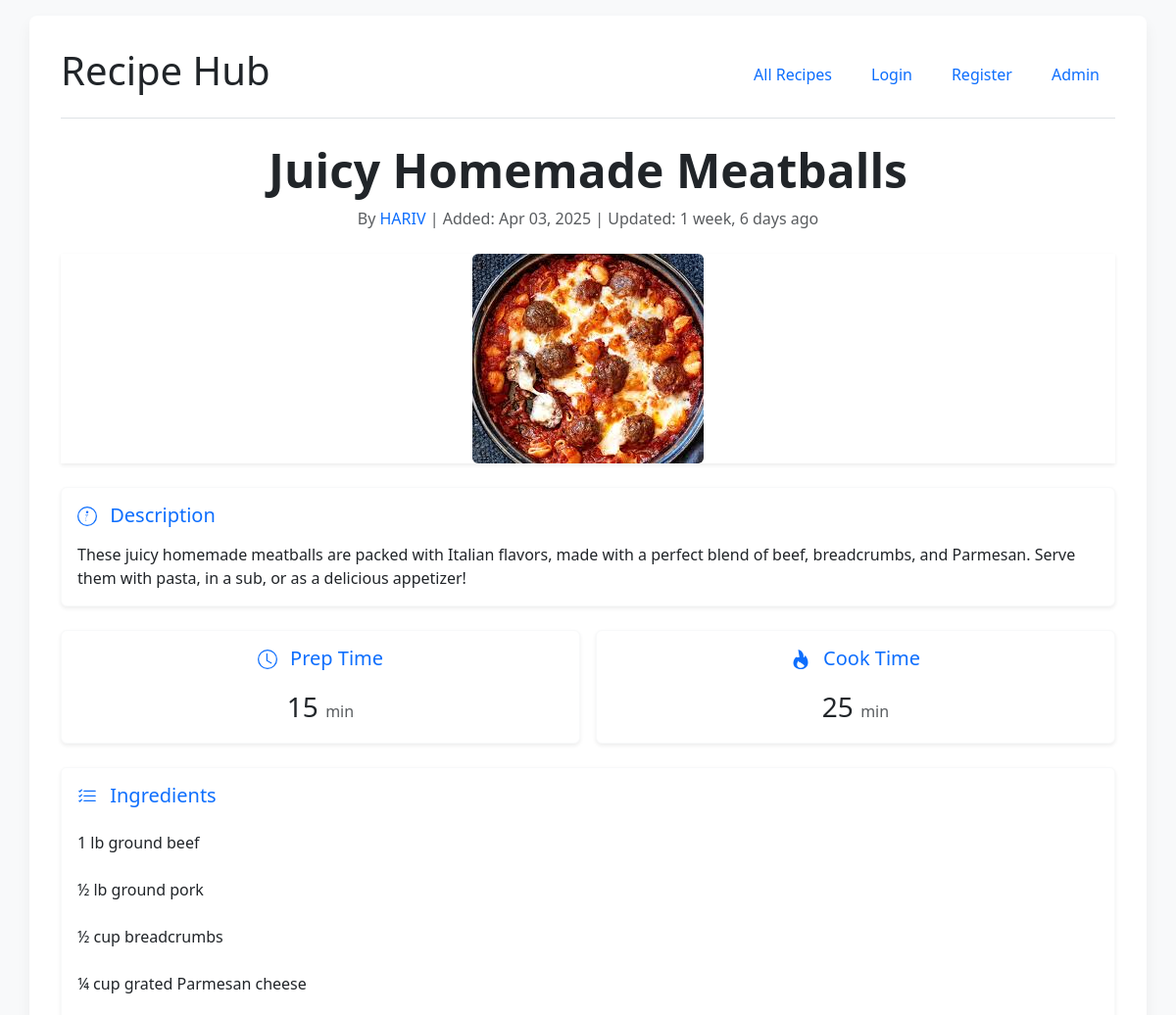
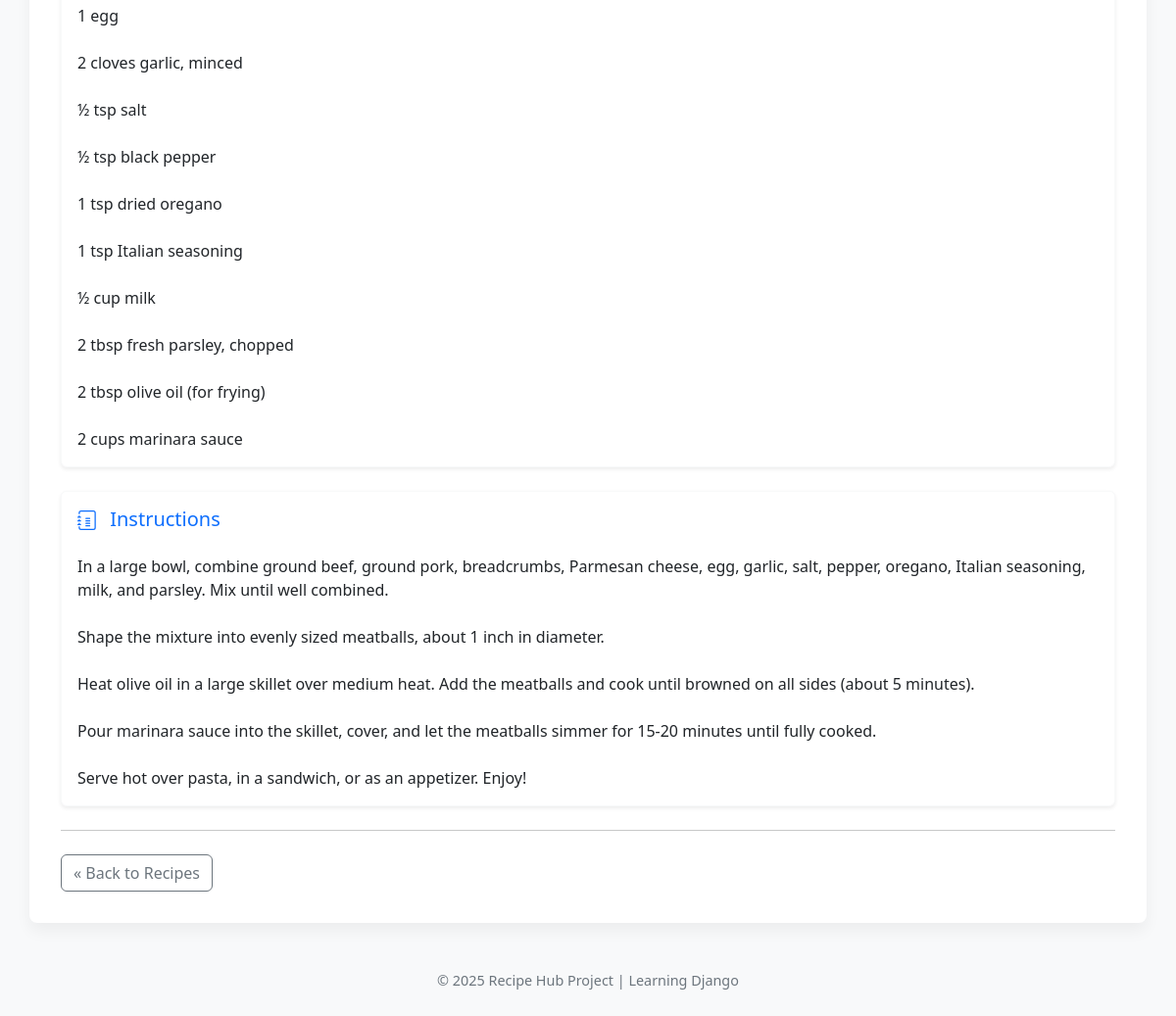
Page /recipes/1/ on the committed database (2 pictures, top to bottom).
### recipes/models.py (models this page shows, shortened)
class Recipe(models.Model):
    title = models.CharField(max_length=200)
    description = models.TextField(blank=True, null=True)
    instructions = models.TextField()
    prep_time = models.PositiveIntegerField(help_text='Preparation time in minutes')
    cook_time = models.PositiveIntegerField(help_text='Cooking time in minutes')
    author = models.ForeignKey(User, on_delete=models.CASCADE)
    created_at = models.DateTimeField(default=timezone.now, editable=False)
    updated_at = models.DateTimeField(auto_now=True)
    image = models.ImageField(upload_to='recipe_images/', blank=True, null=True)
    ingredients = models.TextField(help_text='List ingredients, one per line or separated by commas')
    class Meta:
        ordering = ['-created_at']

### recipes/views.py (the view)
# urls.py: path('<int:pk>/', views.recipe_detail, name='recipe_detail'),
def recipe_detail(request, pk):
    recipe = get_object_or_404(Recipe, pk=pk)
    context = {
        'recipe': recipe,
        'page_title': recipe.title
    }
    return render(request, 'recipes/recipe_detail.html', context)

### templates/recipes/recipe_detail.html (shortened to what this page needs)
{% extends "base.html" %}
{% block content %}
    <article class="recipe-detail">
        <div class="text-center mb-4">
            <h2 class="display-5 fw-bold">{{ recipe.title }}</h2>
            <p class="text-muted">
                By <a href="#" class="text-decoration-none">{{ recipe.author.username }}</a> |
                Added: {{ recipe.created_at|date:"M d, Y" }} |
                Updated: {{ recipe.updated_at|timesince }} ago
            </p>
        </div>
        {% if recipe.image %}
            <div class="mb-4 text-center shadow-sm">
                <img src="{{ recipe.image.url }}" alt="{{ recipe.title }}" class="img-fluid rounded" style="max-height: 500px;">
            </div>
        {% endif %}
        {% if recipe.description %}
            <div class="card mb-4 border-light shadow-sm">
                <div class="card-body">
                     <h5 class="card-title text-primary mb-3">
                         Description
                     </h5>
                    <p class="card-text">{{ recipe.description|linebreaksbr }}</p>
                </div>
            </div>
        {% endif %}
        <div class="row mb-4 g-3">
            <div class="col-md-6">
                 <div class="card h-100 text-center border-light shadow-sm">
                    <div class="card-body">
                         <h5 class="card-title text-primary mb-3">
                            <svg xmlns="http://www.w3.org/2000/svg" width="20" height="20" fill="currentColor" class="bi bi-clock me-2" viewBox="0 0 16 16"><path d="M8 3.5a.5.5 0 0 0-1 0V9a.5.5 0 0 0 .252.434l3.5 2a.5.5 0 0 0 .496-.868L8 8.71V3.5z"/><path d="M8 16A8 8 0 1 0 8 0a8 8 0 0 0 0 16zm7-8A7 7 0 1 1 1 8a7 7 0 0 1 14 0z"/></svg>
                            Prep Time
                         </h5>
                        <p class="card-text fs-3 fw-light">{{ recipe.prep_time }} <small class="fs-6 text-muted">min</small></p>
                    </div>
                </div>
            </div>
             <div class="col-md-6">
                 <div class="card h-100 text-center border-light shadow-sm">
                    <div class="card-body">
                         <h5 class="card-title text-primary mb-3">
                             Cook Time
                         </h5>
                        <p class="card-text fs-3 fw-light">{{ recipe.cook_time }} <small class="fs-6 text-muted">min</small></p>
                    </div>
                </div>
            </div>
        </div>
        <div class="card mb-4 border-light shadow-sm">
             <div class="card-header bg-white border-0 pt-3">
                 <h5 class="card-title text-primary mb-0">
                     Ingredients
                 </h5>
             </div>
            <div class="card-body">
                <div class="card-text">{{ recipe.ingredients|linebreaksbr }}</div>
            </div>
        </div>
         <div class="card mb-4 border-light shadow-sm">
              <div class="card-header bg-white border-0 pt-3">
                 <h5 class="card-title text-primary mb-0">
                    Instructions
                 </h5>
              </div>
            <div class="card-body">
                <div class="card-text">{{ recipe.instructions|linebreaksbr }}</div>
            </div>
        </div>
        <hr class="my-4">
        <div class="d-flex justify-content-between align-items-center">
            <a href="{% url 'recipes:recipe_list' %}" class="btn btn-outline-secondary">
                « Back to Recipes
            </a>
        </div>
    </article>
{% endblock %}

### templates/base.html (style rules this page uses)
body { padding-top: 1rem; padding-bottom: 1rem; min-height: 100vh; display: flex; flex-direction: column; background-color: #f8f9fa; }

### rows in the picture
Recipe: title "Juicy Homemade Meatballs", author.username "HARIV", created_at "Apr 03, 2025", updated_at "1 week, 6 days", image (picture), description "These juicy homemade meatballs are packed with Italian flavors, made with a perfect blend of beef, breadcrumbs, and Parmesan. Serve them with pasta, in a sub, or as a delicious appetizer!", prep_time "15", cook_time "25", ingredients "1 lb ground beef ½ lb ground pork ½ cup breadcrumbs ¼ cup grated Parmesan cheese 1 egg 2 cloves garlic, minced ½ tsp salt ½ tsp black pepper 1 tsp dried oregano 1 tsp Italian seasoning ½ cup milk 2 tbsp fresh parsley, chopped 2 tbsp olive oil (for frying) 2 cups marinara sauce", instructions "In a large bowl, combine ground beef, ground pork, breadcrumbs, Parmesan cheese, egg, garlic, salt, pepper, oregano, Italian seasoning, milk, and parsley. Mix until well combined. Shape the mixture into evenly sized meatballs, about 1 inch in diameter. Heat olive oil in a large skillet over medium heat. Add the meatballs and cook until browned on all sides (about 5 minutes). Pour marinara sauce into the skillet, cover, and let the meatballs simmer for 15-20 minutes until fully cooked. Serve hot over pasta, in a sandwich, or as an appetizer. Enjoy!"
